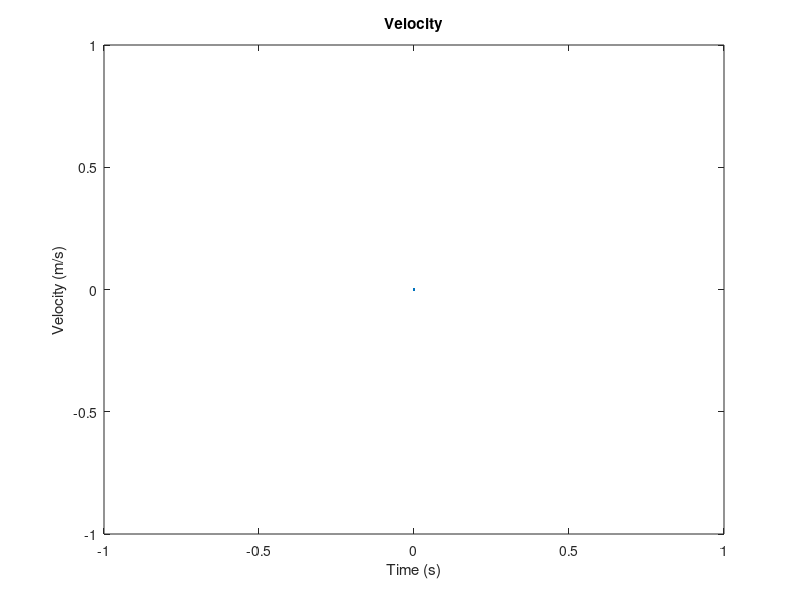

Write MATLAB code to recreate this figure. (Note: this script raises an error after producing the figure.)
clear;
close all;
%variable changed in simulatons
angle=90;%in degrees
animate=false;
figure;
EndTime=50;%in s
SampleRate=10;%sample/s
SinFrequency=.1;%Hz
amplitude=10;
direction=[cosd(angle),sind(angle)];
% position 
P = [0,0]; % (x1,y1)
P2 = [30,0;30,10;30,20;30,30;30,40]; % (x1,y1)
% previous position pf source
PT = [0,0]; % (x1,y1)
% frequencies
f0 = 3000; 
% sound speed
c = 1500; % m/s
if animate
    S=2;
else
    S=1;
end
subplot(S,1,1);
h2 = plot(0,0);
L = subplot(S,1,1);
xlabel(L,'Time (s)');
ylabel(L,'Velocity (m/s)');
title(L,'Velocity');
PT(1)=direction(1)*amplitude*cos(-1/SampleRate*pi*SinFrequency);
PT(2)=15+direction(2)*amplitude*cos(-1/SampleRate*pi*SinFrequency);
fr=zeros(5,EndTime*SampleRate);
cosAngles=zeros(5,EndTime*SampleRate);
for i=0:1/SampleRate:EndTime
    P(1)=direction(1)*amplitude*cos(i*pi*SinFrequency);
    P(2)=15+direction(2)*amplitude*cos(i*pi*SinFrequency);
	d = CalculateDistance(P(1),P(2),0,PT(1),PT(2),0);
    if(P(2)>PT(2)||P(1)>PT(1))
        vt = d*2*SampleRate;
    else
        vt = -d*2*SampleRate;
    end
    for k=1:5
        ds = CalculateDistance(P(1),P(2),0,P2(k,1),P2(k,2),0);
        cosAngle=((P2(k,1)-P(1))*direction(1)+(P2(k,2)-P(2))*direction(2))/ds;
        j=int16(i*SampleRate)+1;
        cosAngles(k,j)=acosd(cosAngle);
        fr(k,j)=c/(c-vt*cosAngle);
    end
    xd = get(h2,'xdata');
    yd = get(h2,'ydata');
    set(h2,'xdata',[xd(:) ; i],'ydata',[yd(:) ; vt]);
    if animate
        subplot(S,1,2);
        plot(P(1),P(2),'ro');
        hold on;
        plot(P2(1,1),P2(1,2),'o');
        plot(P2(2,1),P2(2,2),'o');
        plot(P2(3,1),P2(3,2),'o');
        plot(P2(4,1),P2(4,2),'o');
        plot(P2(5,1),P2(5,2),'o');
        hold off;
        if amplitude>40
            xlim([-amplitude amplitude]);
            ylim([-amplitude amplitude]);
        else
            xlim([-40 40]);
            ylim([-40 40]);
        end
        pause(.1);
    end
    PT(1)=P(1);
    PT(2)=P(2);
end
figure;
for i=1:length(f0)
    plot(0:1/SampleRate:EndTime,fr*f0(i)-f0(i));
end
xlabel('Time (s)');
ylabel('Doppler shift (Hertz)');
title(['Doppler shift at angle ' num2str(angle) ' frequency ' num2str(f0) 'Hz']);
legend('depth 0','depth 10','depth 20','depth 30','depth 40');
figure;
for i=1:length(f0)
    plot(0:1/SampleRate:EndTime,cosAngles);
end
xlabel('Time (s)');
xlim([0 38]);
ylim([0 180]);
ylabel('Angle (degree)');
title(['theta at beta ' num2str(angle) ' frequency ' num2str(f0) 'Hz']);
legend('depth 0','depth 10','depth 20','depth 30','depth 40');
figure;
plot(direction(1)*amplitude,15+direction(2)*amplitude,'ro');
text(2+direction(1)*amplitude,15+direction(2)*amplitude,['S(' num2str(direction(1)*amplitude) ',' num2str(15+direction(2)*amplitude) ')']);
hold on
plot(-direction(1)*amplitude,15-direction(2)*amplitude,'ro');
text(2-direction(1)*amplitude,15-direction(2)*amplitude,['S(' num2str(-direction(1)*amplitude) ',' num2str(15-direction(2)*amplitude) ')']);
for i=1:length(P2)
    hold on
    plot(30,P2(i,2),'x');
    text(31,P2(i,2)+1,['R' num2str(i) '(30,' num2str(P2(i,2)) ')']);
end
xlim([-15 38]);
ylim([0 45]);
h = gca;
set(h, 'YDir', 'reverse');
xlabel('x-position');
ylabel('Depth');
title(['Positions of sender and receivers with movement at ' num2str(angle)]);